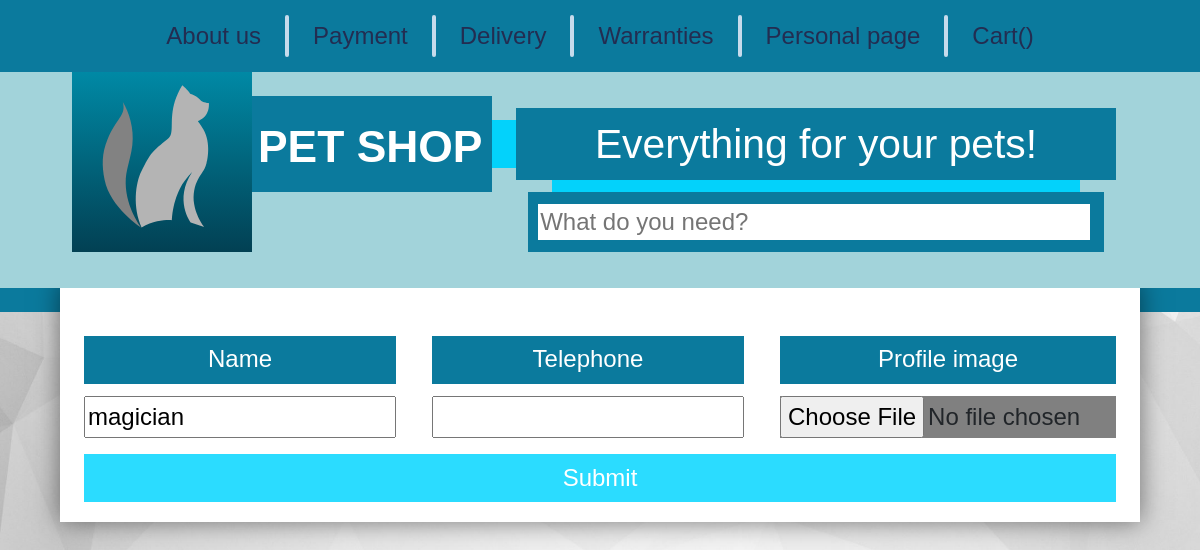
Before: /user_page/2/edit (signed in) with the older database file.
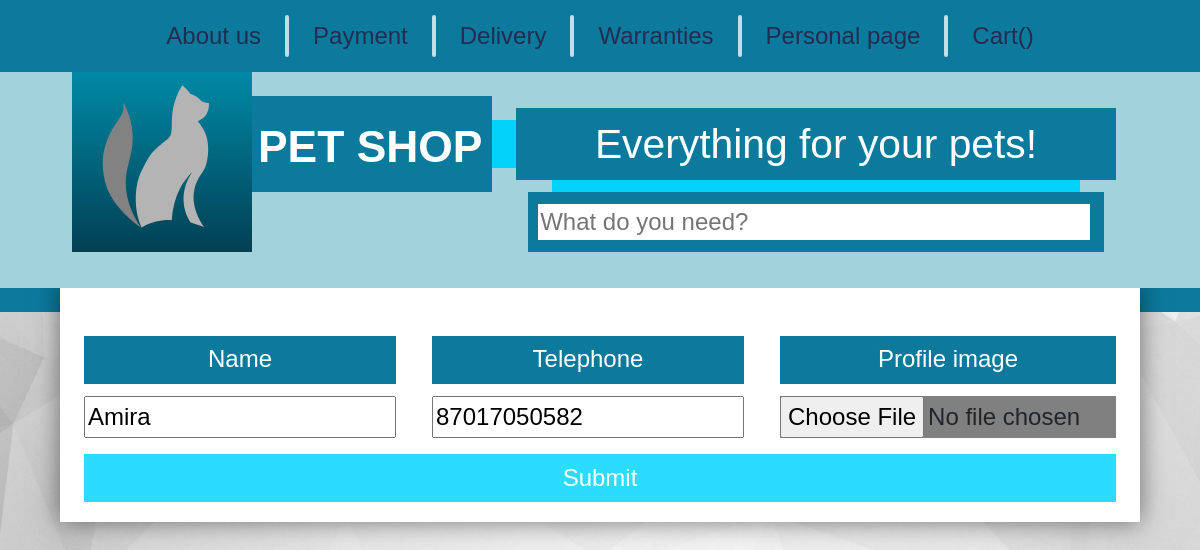
After: the same page with the newer database file.
### petshop1/apps/petshop/models.py (models this page shows, shortened)
class Customer(models.Model):
    user = models.OneToOneField(User, on_delete=models.CASCADE, null=True, blank=True)
    name = models.CharField(max_length=200, null=True)
    email = models.CharField(max_length=200, null=True)
    telephone = models.CharField(max_length=200, null=True)
    image = models.ImageField('url for picture', null=True, upload_to="images/", blank=True)

### petshop1/apps/petshop/views.py (the view)
# urls.py: path('user_page/<int:id>/edit', views.edit_account_page, name='edit'),
@login_required(login_url='login')
def edit_account_page(request, id):
    customer = Customer.objects.get(user_id=id)
    form = CustomerForm(instance=customer)
    if request.method == 'POST':
        form = CustomerForm(request.POST, request.FILES, instance=customer)
        if form.is_valid():
            form.save()
            return redirect('mypage', id=id)
    context = {
        'form': form,
        'customer': customer,
    }
    return render(request, 'registration/user_acc_settings.html', context)

### petshop1/apps/petshop/forms.py
class CustomerForm(forms.ModelForm):
    class Meta:
        model = Customer
        fields = ('name', 'telephone', 'image')
        widgets = {
            'name': forms.TextInput(attrs={'class': 'input-text', 'style': 'position: absolute; top: 8vw; left:2vw; width: 26vw;'}),
            'telephone': forms.TextInput(attrs={'class': 'input-text', 'style': 'position: absolute; top: 8vw; left:31vw; width: 26vw;'}),
            'image': forms.FileInput(attrs={'class': 'input-text', 'style': 'position: absolute; top: 8vw; left:60vw; width: 28vw; background-color: grey'})
        }

### templates/registration/user_acc_settings.html (shortened to what this page needs)
{% extends 'Main.html' %}
{% load static %}
{% block content %}
<div class = "main" style = "height: 20vw">
    <form method="POST" action="" enctype="multipart/form-data" style = "position: absolute; top:1.5vw; font-size: 2vw;">
        <div style = "position: absolute; top: 3vw; left:2vw; height: 4vw; width: 26vw; background-color: rgb(11, 122, 157); padding-top: 0.4vw; text-align: center; color: white">Name</div>
        <div style = "position: absolute; top: 3vw; left:31vw; height: 4vw; width: 26vw; background-color: rgb(11, 122, 157); padding-top: 0.4vw; text-align: center; color: white">Telephone</div>
        <div style = "position: absolute; top: 3vw; left:60vw; height: 4vw; width: 28vw; background-color: rgb(11, 122, 157); padding-top: 0.4vw; text-align: center; color: white">Profile image</div>
            {{ form.name}}
            {{ form.telephone}}
            {{ form.image}}
            <button type="submit" class = "button-old" style = "color: white; position: absolute; top: 12.8vw; left: 2vw; background-color: rgb(43, 220, 255); width:86vw; height: 4vw; z-index: 1000; border: none; outline: none; ">Submit</button>
    </form>
</div>
{% endblock %}

Changed rows visible on the page:
changed Customer: name "magician" → "Amira"; telephone (not shown) → "87017050582"
